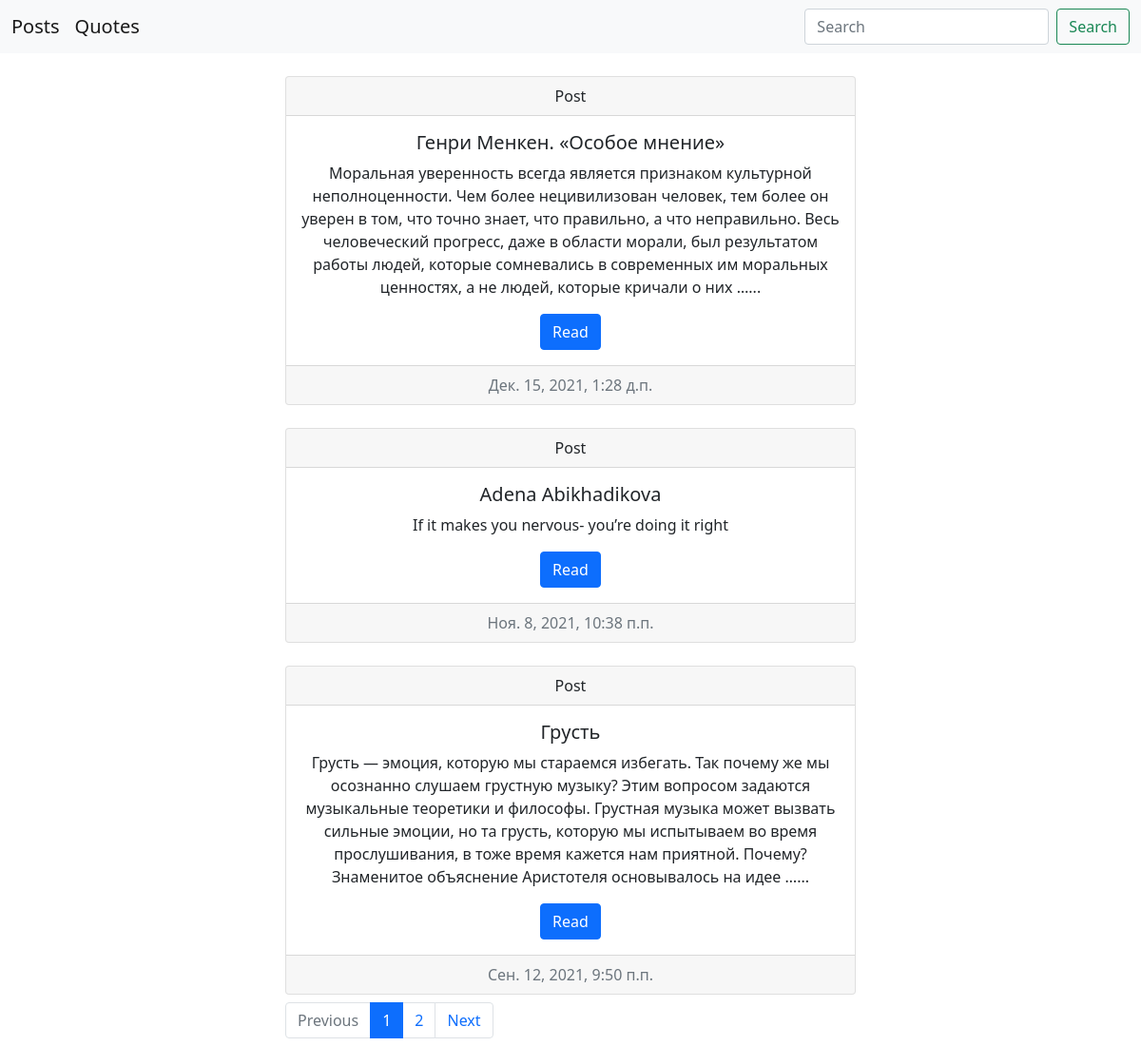
The page /?page=1 on the database as committed earlier.
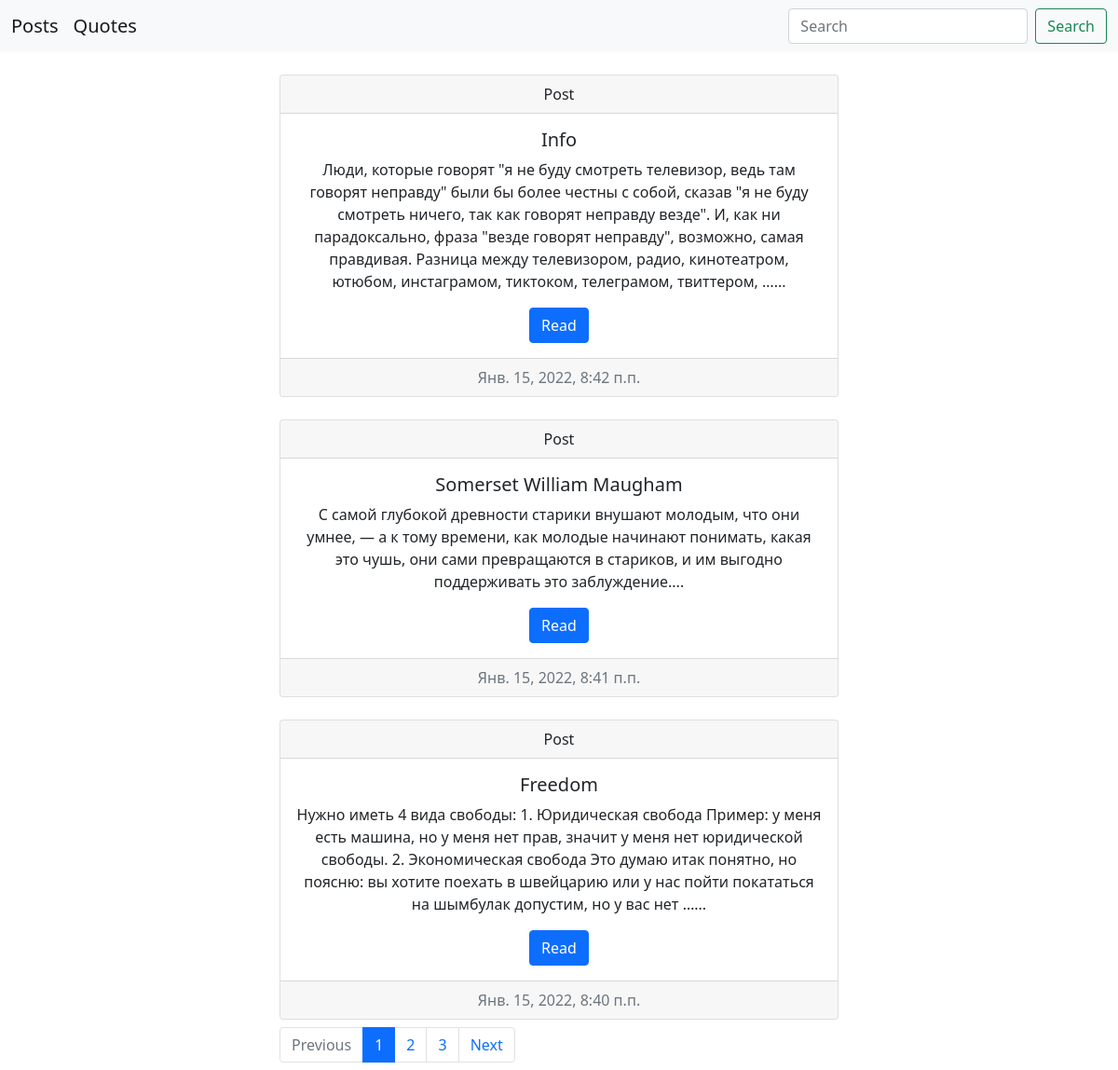
The same page on the database as committed later.
### mysite/models.py (models this page shows, shortened)
class Post(models.Model):
    title = models.CharField(max_length=200)
    slug = models.SlugField(max_length=200, blank=True, unique=True)
    text = models.TextField()
    created_date = models.DateTimeField(default=timezone.now)
    def get_absolute_url(self):
        return reverse('post_detail', kwargs={'slug':self.slug})

### mysite/views.py (the view)
# urls.py: path('', views.post_list, name='post_list'),
def post_list(request):
    search_query = request.GET.get('Search', '')
    if search_query:
        posts = Post.objects.filter(title__icontains=search_query)
    else:
        posts = Post.objects.order_by('-created_date')
    paginator = Paginator(posts, 3)
    page_number = request.GET.get('page', 3)
    page = paginator.get_page(page_number)
    is_paginated = page.has_other_pages()
    if page.has_previous():
        prev_url = '?page={}'.format(page.previous_page_number())
    else:
        prev_url = ''
    if page.has_next():
        next_url = '?page={}'.format(page.next_page_number())
    else:
        next_url = ''
    context = {
        'page_object': page,
        'is_paginated': is_paginated,
        'next_url': next_url,
        'prev_url': prev_url,
    }
    return render(request, 'mysite/post_list.html', context=context)

### templates/mysite/post_list.html (shortened to what this page needs)
{% extends "base.html" %}
{% block content %}
      {% for post in page_object %}
        <div id="carta" class="card col-4 text-center mt-4">
          <div class="card-header">
            Post
          </div>
          <div class="card-body">
            <h5 class="card-title">{{ post.title }}</h5>
            {% if post.text|length > 50 %}
            <p class="card-text">{{ post.text|truncatewords:50 }}...</p>
            {% else %}
            <p class="card-text">{{ post.text }}</p>
            {% endif %}
            <a href="{{ post.get_absolute_url }}" class="btn btn-primary">Read</a>
          </div>
          <div class="card-footer text-muted">
            {{ post.created_date }}
          </div>
        </div>
      {% endfor %}
      <nav aria-label="...">
        <ul class="pagination mt-2 mb-2" id="carta">
          <li class="page-item {% if not prev_url %} disabled {% endif %}">
            <a class="page-link" href="{{ prev_url }}">Previous</a>
          </li>
      {% for n in page_object.paginator.page_range %}
        {% if page_object.number == n %}
          <li class="page-item active" aria-current="page">
            <a class="page-link" href="?page={{ n }}">{{ n }}</a>
          </li>
        {% elif n > page_object.number|add:-3 and n < page_object.number|add:3 %}
          <li class="page-item">
            <a class="page-link" href="?page={{ n }}">{{ n }}</a>
          </li>
        {% endif %}
      {% endfor %}
        <li class="page-item {% if not next_url %} disabled {% endif %}">
          <a class="page-link" href="{{ next_url }}">Next</a>
        </li>
        </ul>
      </nav>
{% endblock %}

Rows that differ between the two databases and show on the page:
no longer on this page (row unchanged): Post: title "Генри Менкен. «Особое мнение»", text "Моральная уверенность всегда является признаком культурной неполноценности. Чем более нецивилизован человек, тем более он уверен в том, что точно знает, что правильно, а что неправильно. Весь человеческий прогресс, даже в области морали, был результатом работы людей, которые сомневались в современных им моральных ценностях, а не людей, которые кричали о них …", created_date "Дек. 15, 2021, 1:28 д.п."
no longer on this page (row unchanged): Post: title "Adena Abikhadikova", text "If it makes you nervous- you’re doing it right", created_date "Ноя. 8, 2021, 10:38 п.п."
no longer on this page (row unchanged): Post: title "Грусть", text "Грусть — эмоция, которую мы стараемся избегать. Так почему же мы осознанно слушаем грустную музыку? Этим вопросом задаются музыкальные теоретики и философы. Грустная музыка может вызвать сильные эмоции, но та грусть, которую мы испытываем во время прослушивания, в тоже время кажется нам приятной. Почему? Знаменитое объяснение Аристотеля основывалось на идее …", created_date "Сен. 12, 2021, 9:50 п.п."
added Post: title "Info", text "Люди, которые говорят \"я не буду смотреть телевизор, ведь там говорят неправду\" были бы более честны с собой, сказав \"я не буду смотреть ничего, так как говорят неправду везде\". И, как ни парадоксально, фраза \"везде говорят неправду\", возможно, самая правдивая. Разница между телевизором, радио, кинотеатром, ютюбом, инстаграмом, тиктоком, телеграмом, твиттером, …", created_date "Янв. 15, 2022, 8:42 п.п."
added Post: title "Somerset William Maugham", text "С самой глубокой древности старики внушают молодым, что они умнее, — а к тому времени, как молодые начинают понимать, какая это чушь, они сами превращаются в стариков, и им выгодно поддерживать это заблуждение.", created_date "Янв. 15, 2022, 8:41 п.п."
added Post: title "Freedom", text "Нужно иметь 4 вида свободы: 1. Юридическая свобода Пример: у меня есть машина, но у меня нет прав, значит у меня нет юридической свободы. 2. Экономическая свобода Это думаю итак понятно, но поясню: вы хотите поехать в швейцарию или у нас пойти покататься на шымбулак допустим, но у вас нет …", created_date "Янв. 15, 2022, 8:40 п.п."
Other text that changed with them:
new list line: "3"
